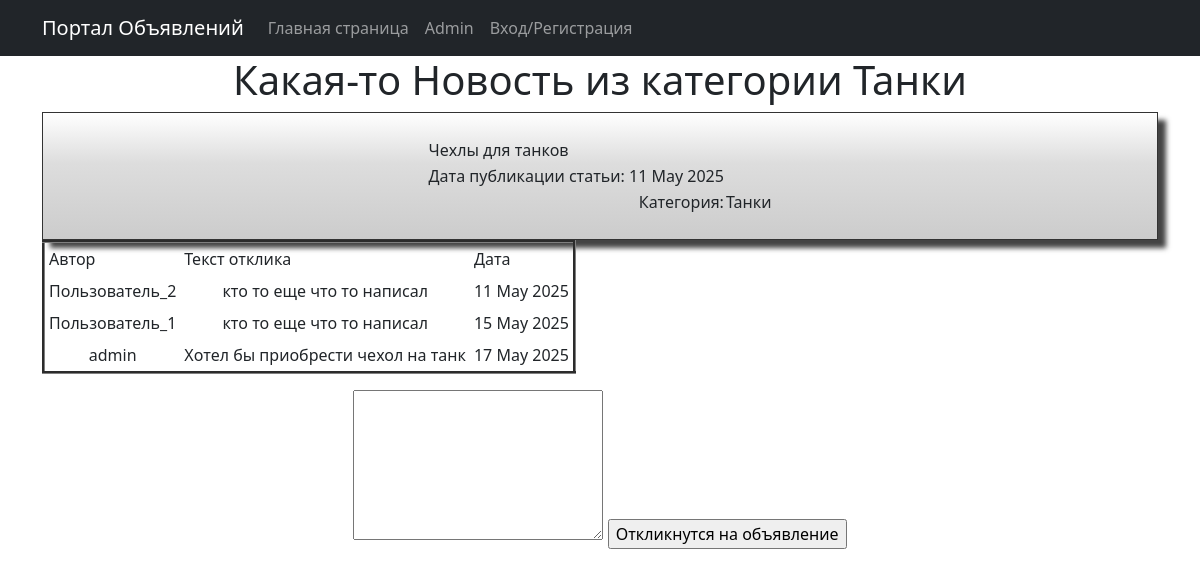
The app's page /1, older data.
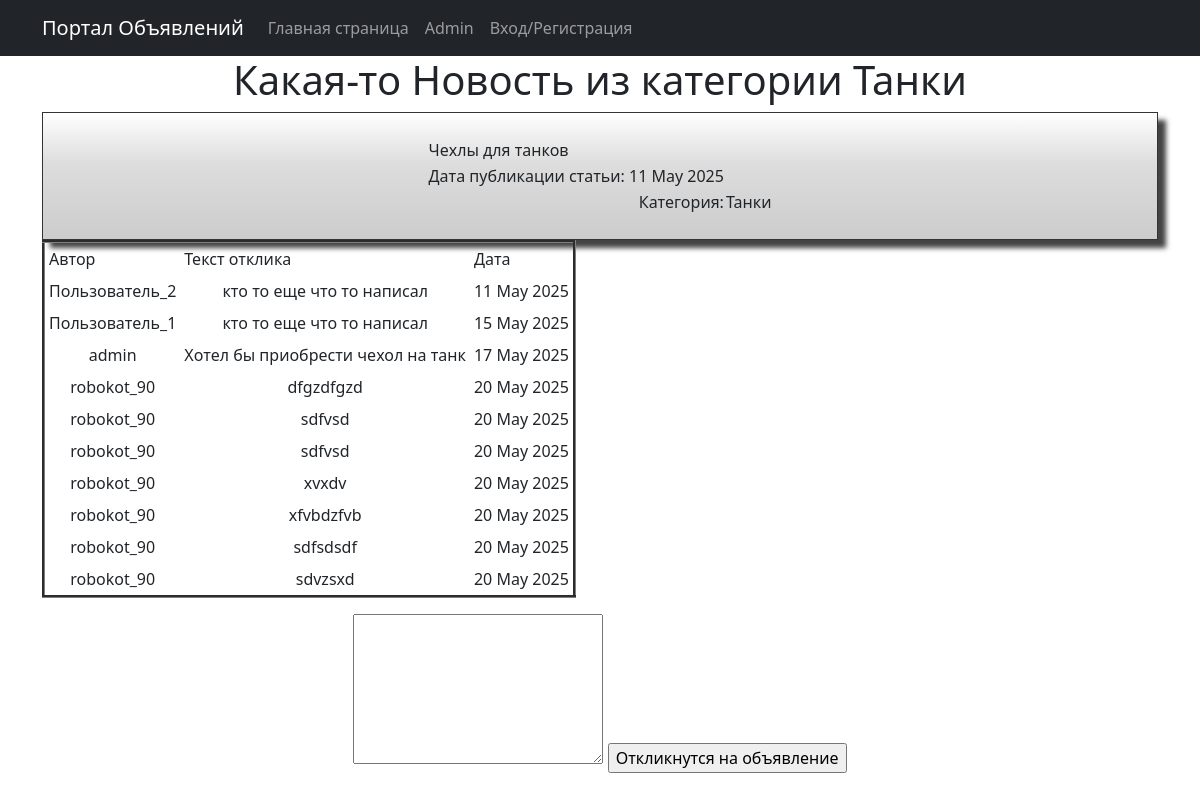
The same page, newer data.
### advertisement/models.py (models this page shows, shortened)
class Feedback(models.Model):
    ad_id = models.ForeignKey(Advertisement, on_delete=models.CASCADE)
    user_id = models.ForeignKey(User, on_delete=models.CASCADE)
    text_feedback = models.CharField(max_length = 255)
    feedback_received = models.BooleanField(default = False)
    date_time = models.DateTimeField(auto_now_add=True)

### advertisement/views.py (the view)
# urls.py: path('<int:pk>', AdDetail.as_view(), name='ad_detail'),
class AdDetail(DetailView):
    model = Advertisement
    template_name = 'advertisement/ad_detail.html'
    context_object_name = 'ad_detail'
    def get_context_data(self, **kwargs):
        ad = self.get_object()
        if ad.user_id == self.request.user:
            author_ad = True
        else:
            author_ad = False
        context = super().get_context_data(**kwargs)
        context['feedbacks'] = Feedback.objects.filter(ad_id=ad.pk)
        context['author_ad'] = author_ad
        context['not_author_ad'] = not author_ad
        return context

### advertisement/models.py (called while the page is built)
    def __str__(self):
        return self.name

### templates/advertisement/ad_detail.html (shortened to what this page needs)
{% extends 'flatpages/default.html' %}
{% block content %}
<h1>{{ ad_detail.title_ad }}</h1>
        <div class="shadowbox">
                <table align="center">
                    <tr><td align="left">{{ ad_detail.text_ad | safe }}</td></tr>
                    <tr><td align="right"> Дата публикации статьи: {{ ad_detail.date_time | date:'d M Y' }}</td></tr>
                    <tr>
                        <td align="right"> Категория:</td>
                        <td> {{ ad_detail.category }} </td>
                    </tr>
                </table>
        </div>
<div>
        {% if feedbacks %}
            <table border="3" cellpadding="4" cellspacing="1">
                <tr>
                    <td align="left">Автор</td>
                    <td align="left">Текст отклика</td>
                    <td align="left">Дата</td>
                </tr>
                {% for feedback in feedbacks%}
                <tr>
                    <td>{{ feedback.user_id }}</td>
                    <td>{{ feedback.text_feedback }}</td>
                    <td>{{ feedback.date_time | date:'d M Y' }}</td>
                </tr>
                {% endfor %}
            </table>
        {% else %}
        <h4>Откликов нет!</h4>
        {% endif%}
</div>
<div>
    {% if not_author_ad %}
            <form action="{% url 'create_feedback' ad_detail.pk %}" method="post">
            <textarea name="text" style="width:250px;height:150px;"></textarea>
            <input type="submit" value="Откликнутся на объявление">
        </form>
    {% endif%}
</div>
{% endblock content %}

Row changes from the older to the newer data that the page shows:
added Feedback: user_id "robokot_90", text_feedback "dfgzdfgzd", date_time "20 May 2025"
added Feedback: user_id "robokot_90", text_feedback "sdfvsd", date_time "20 May 2025"
added Feedback: user_id "robokot_90", text_feedback "sdfvsd", date_time "20 May 2025"
added Feedback: user_id "robokot_90", text_feedback "xvxdv", date_time "20 May 2025"
added Feedback: user_id "robokot_90", text_feedback "xfvbdzfvb", date_time "20 May 2025"
added Feedback: user_id "robokot_90", text_feedback "sdfsdsdf", date_time "20 May 2025"
added Feedback: user_id "robokot_90", text_feedback "sdvzsxd", date_time "20 May 2025"
